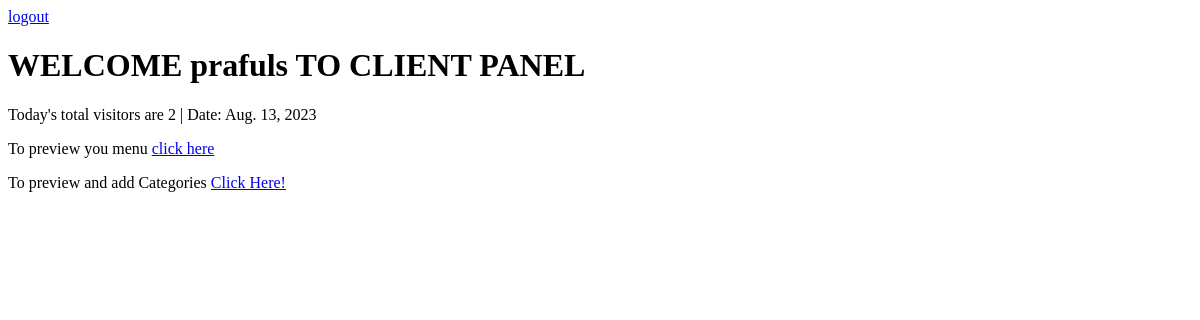
The page /client/psudoPanel/ (signed in) on the database as committed earlier.
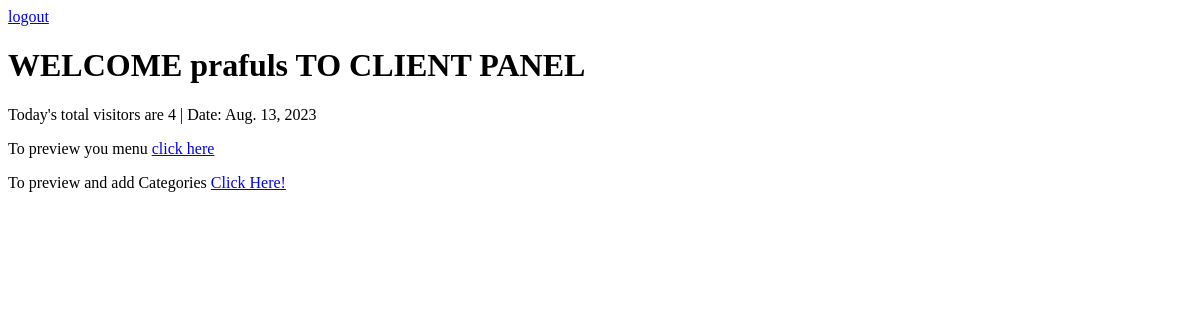
The same page on the database as committed later.
### client/models.py (models this page shows, shortened)
class DailyVisitors(models.Model):
    Daily_visitors = models.IntegerField(default=0, null=True, blank=True)
    date = models.DateField(default= timezone.now(), blank=True, null=True)
    menu = models.OneToOneField(Menu, on_delete=models.CASCADE)

### client/views.py (the view)
# urls.py: path('psudoPanel/', views.psudoPanel, name='psudoPanel'),
@login_required
def psudoPanel(request):
    menu = Menu.objects.get(user = request.user)
    dailyVisitors = DailyVisitors.objects.get(menu = menu)
    data = {
        'menu' : menu,
        'dailyVisitors': dailyVisitors
    }
    return render(request, 'client/psudoPanel.html', data)

### client/models.py (called while the page is built)
    def __str__(self):
        return self.name

### templates/client/psudoPanel.html (shortened to what this page needs)
<!DOCTYPE html>
<html lang="en">
<head>
</head>
<body>
    <a  href="/client/logout">logout</a>
    <h1>WELCOME {{request.user}} TO CLIENT PANEL</h1>
    {% if dailyVisitors %}
    <p>Today's total visitors are {{dailyVisitors.Daily_visitors}} | Date: {{dailyVisitors.date}}</p>
    {% endif %}
    <p>To preview you menu <a href="http://127.0.0.1:8000/{{menu.menu_link}}" target="_blank">click here</a></p>
    <p>To preview and add Categories <a href="/client/category/">Click Here!</a></p>
    <!DOCTYPE html>
<html lang="en">
<head>
</body>
</html>

Rows that differ between the two databases and show on the page:
changed DailyVisitors: Daily_visitors "2" → "4"
